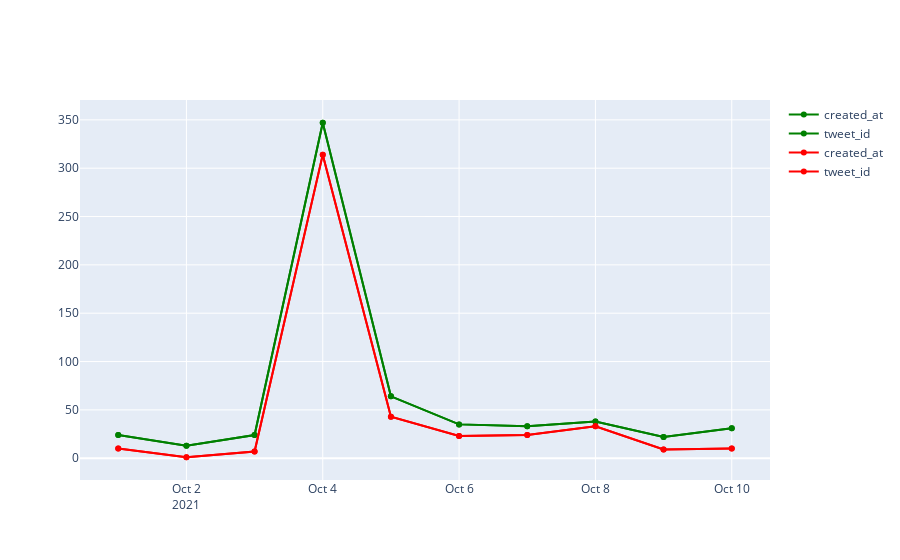

Notebook code cell kept with this figure:
### Code cell
import plotly.graph_objs as go
fig = go.Figure()
for col in pos.columns:
    fig.add_trace(go.Scatter(x=pos['created_at'], y=pos['tweet_id'],
                             name = col,
                             mode = 'markers+lines',
                             line=dict(shape='linear'),
                             connectgaps=True,
                             line_color='green'
                             )
                 )
for col in neg.columns:
    fig.add_trace(go.Scatter(x=neg['created_at'], y=neg['tweet_id'],
                             name = col,
                             mode = 'markers+lines',
                             line=dict(shape='linear'),
                             connectgaps=True,
                             line_color='red'
                             )
                 )
fig.show()

### Figure 1 — Plotly figure (JSON) as saved in the notebook; plotly's stock layout.template omitted (floating-point values rounded to 4 significant figures)
{"data": [{"connectgaps": true, "line": {"color": "green", "shape": "linear"}, "mode": "markers+lines", "name": "created_at", "type": "scatter", "x": ["2021-10-01", "2021-10-02", "2021-10-03", "2021-10-04", "2021-10-05", "2021-10-06", "2021-10-07", "2021-10-08", "2021-10-09", "2021-10-10"], "y": [24, 13, 24, 347, 64, 35, 33, 38, 22, 31]}, {"connectgaps": true, "line": {"color": "green", "shape": "linear"}, "mode": "markers+lines", "name": "tweet_id", "type": "scatter", "x": ["2021-10-01", "2021-10-02", "2021-10-03", "2021-10-04", "2021-10-05", "2021-10-06", "2021-10-07", "2021-10-08", "2021-10-09", "2021-10-10"], "y": [24, 13, 24, 347, 64, 35, 33, 38, 22, 31]}, {"connectgaps": true, "line": {"color": "red", "shape": "linear"}, "mode": "markers+lines", "name": "created_at", "type": "scatter", "x": ["2021-10-01", "2021-10-02", "2021-10-03", "2021-10-04", "2021-10-05", "2021-10-06", "2021-10-07", "2021-10-08", "2021-10-09", "2021-10-10"], "y": [10, 1, 7, 314, 43, 23, 24, 33, 9, 10]}, {"connectgaps": true, "line": {"color": "red", "shape": "linear"}, "mode": "markers+lines", "name": "tweet_id", "type": "scatter", "x": ["2021-10-01", "2021-10-02", "2021-10-03", "2021-10-04", "2021-10-05", "2021-10-06", "2021-10-07", "2021-10-08", "2021-10-09", "2021-10-10"], "y": [10, 1, 7, 314, 43, 23, 24, 33, 9, 10]}], "layout": {}}
